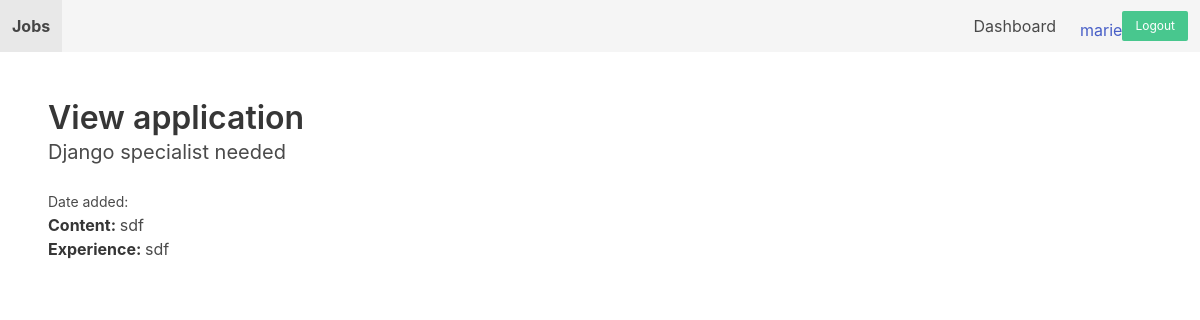
Page /dashboard/application/1/ (signed in) on the committed database.
### apps/job/models.py (models this page shows, shortened)
class Application(models.Model):
    job = models.ForeignKey(Job, related_name='applicatiions', on_delete=models.CASCADE)
    content = models.TextField()
    experience = models.TextField()
    created_by = models.ForeignKey(User, related_name='applications', on_delete=models.CASCADE)
    created_at = models.DateTimeField(auto_now_add=True)

class Job(models.Model):
    title = models.CharField(max_length=255)
    short_description = models.TextField()
    long_description = models.TextField(blank=True, null=True)
    created_by = models.ForeignKey(User, related_name='jobs', on_delete=models.CASCADE)
    created_at = models.DateTimeField(auto_now_add=True)
    changed_at = models.DateTimeField(auto_now=True)

### apps/userprofile/views.py (the view)
# urls.py: path('application/<int:application_id>/', view_application, name='view_application')
@login_required
def view_application(request, application_id):
    application = get_object_or_404(Application, pk=application_id, created_by=request.user)
    context = {
        'application': application
    }
    return render(request, 'userprofile/view_application.html', context)

### apps/core/templates/userprofile/view_application.html
{% extends 'core/base.html' %}
{% block content %}
<h1 class="title">View application</h1>
<h2 class="subtitle">{{ application.job.title }}</h2>
<small>Date added: {{ application.created_ad }}</small>
<p><strong>Content: </strong>{{application.content}}</p>
<p><strong>Experience: </strong>{{application.experience}}</p>
{% endblock %}

### apps/core/templates/core/base.html (shortened to what this page needs)
<!doctype html>
<html lang="de">
<head>
    <link rel="stylesheet" href="https://cdn.jsdelivr.net/npm/bulma@0.9.2/css/bulma.min.css">
</head>
<body>
<nav class="navbar is-light">
    <div class="navbar-brand">
        <a href="{% url 'frontpage' %}" class="navbar-item"><strong>Jobs</strong></a>
    </div>
    <div class="navbar-menu">
        <div class="navbar-end">
            {% if request.user.is_authenticated %}
                <a href="{% url 'dashboard' %}" class="navbar-item">Dashboard</a>
            {% endif %}
            <div class="navbar-item">
                <div class="buttons">
                    {% if request.user.is_authenticated %}
                    <a href="" >{{request.user}}</a>
                    <a href="{% url 'logout' %}" class="button is-success is-small">Logout</a>
                    {% else %}
                    <a href="{% url 'login' %}" class="button is-lightgrey is-small">Log in</a>
                    <a href="{% url 'signup' %}" class="button is-success is-small">Signup</a>
                    {% endif %}
                </div>
            </div>
        </div>
    </div>
</nav>
<section class="section">
    {% block content %}
    {% endblock %}
</section>
</body>
</html>

### rows in the picture
Application: job "Django specialist needed", content "sdf", experience "sdf"

### other values in the picture
{{ request.user }} "marie"
